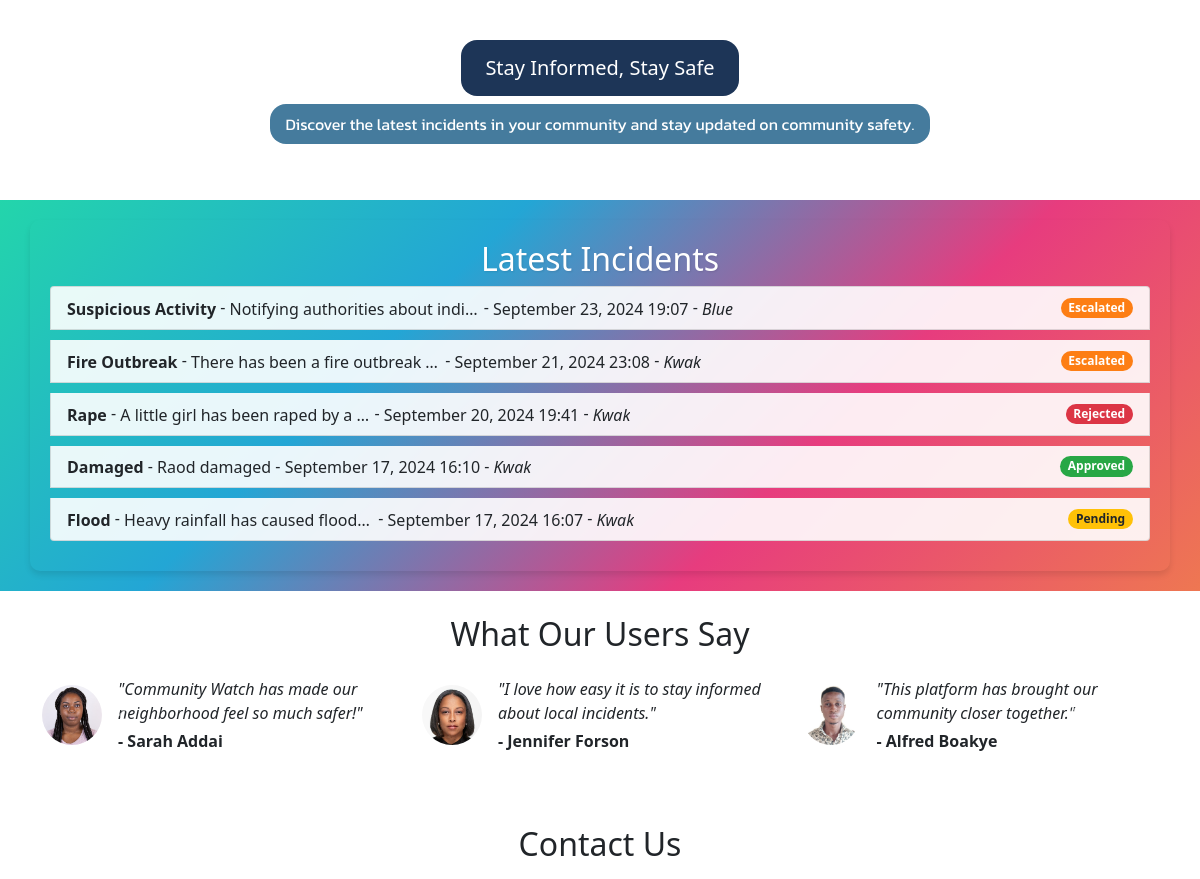
Before: / (middle part) with the older database file.
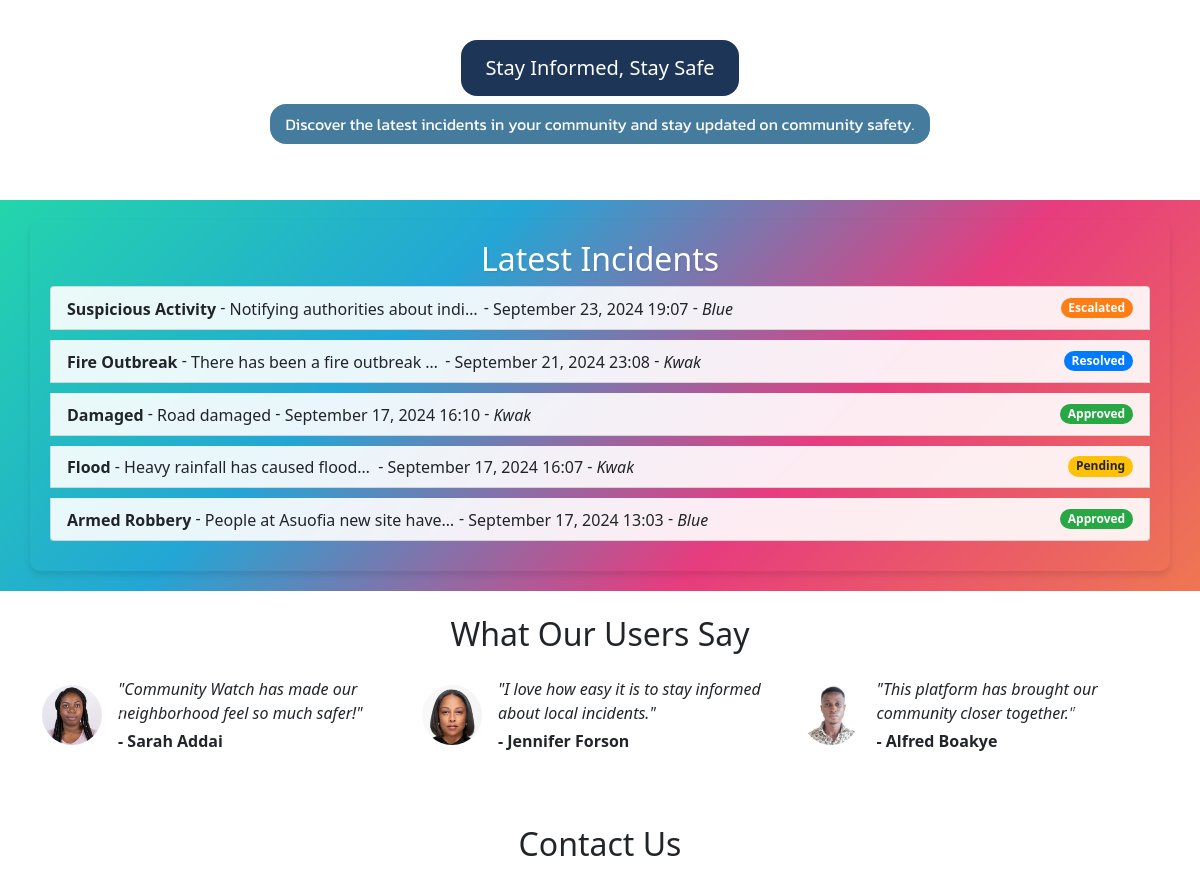
After: the same page with the newer database file.
### reports/models.py (models this page shows, shortened)
class Incident(models.Model):
    STATUS_CHOICES = [
        ('pending', 'Pending'),
        ('approved', 'Approved'),
        ('rejected', 'Rejected'),
        ('escalated', 'Escalated'),
        ('resolved', 'Resolved'),
    ]
    INCIDENT_TYPE_CHOICES = [
        ('theft', 'Theft'),
        ('vandalism', 'Vandalism'),
        ('fire', 'Fire'),
        ('accident', 'Accident'),
        ('emergency', 'Emergency'),
        ('medical', 'Medical'),
        ('police', 'Police'),
        ('other', 'Other'),
]
    title = models.CharField(max_length=200)
    description = models.TextField()
    location = models.CharField(max_length=200)
    incident_type = models.CharField(max_length=100, choices=INCIDENT_TYPE_CHOICES, default='other')
    date_occurred = models.DateTimeField(default=timezone.now)  # This allows users to set the date and time
    date_reported = models.DateTimeField(auto_now_add=True)
    reported_by = models.ForeignKey(User, on_delete=models.CASCADE)
    status = models.CharField(max_length=20, choices=STATUS_CHOICES, default='pending')
    reviewed_by = models.ForeignKey(User, on_delete=models.SET_NULL, null=True, blank=True, related_name='reviewed_incidents')

### reports/views.py (the view)
# urls.py: 2. Add a URL to urlpatterns:  path('', views.home, name='home')
def home(request):
    latest_incidents = Incident.objects.order_by('-date_reported')[:5]  # Get the 5 most recent incidents
    return render(request, 'reports/home.html', {
        'latest_incidents': latest_incidents,
        'is_authenticated': request.user.is_authenticated,
    })

### reports/templates/reports/home.html (shortened to what the changed rows need)
{% extends 'base.html' %}
{% load static %}
{% block content %}
<div class="latest-incidents-wrapper" id="latest_incidents">
    <div class="container latest-incidents-container">
        <h2 class="latest-incident-header">Latest Incidents</h2>
        <ul class="list-group">
        {% for incident in latest_incidents %}
            <li class="list-group-item d-flex justify-content-between align-items-center incident-item">
                <div>
                    <strong class="incident-description">{{ incident.title }}</strong> - <span class="incident-description">{{ incident.description }}</span> - <span class="incident-description">{{ incident.date_reported|date:"F d, Y H:i" }}</span> - <i class="incident-description">{{ incident.reported_by.username }}</i>
                </div>
                <span class="badge rounded-pill status-{{ incident.status|lower }}">{{ incident.get_status_display }}</span>
            </li>
        {% empty %}
            <li class="list-group-item">No incidents reported yet.</li>
        {% endfor %}
        </ul>
    </div>
</div>
<div class="testimonials-section py-4">
  <div class="container">
      <h2 class="text-center mb-4">What Our Users Say</h2>
  </div>
</div>
<div class="container my-5">
    <h2 class="text-center mb-4">Contact Us</h2>
</div>
{% endblock %}

Changed rows visible on the page:
removed Incident: title "Rape", description "A little girl has been raped by a…", date_reported "September 20, 2024 19:41", reported_by.username "Kwak", status "Rejected"
changed Incident "Fire Outbreak": status "Escalated" → "Resolved"
changed Incident "Damaged": description "Raod damaged" → "Road damaged"
now on this page (row unchanged): Incident: title "Armed Robbery", description "People at Asuofia new site have…", date_reported "September 17, 2024 13:03", reported_by.username "Blue", status "Approved"
